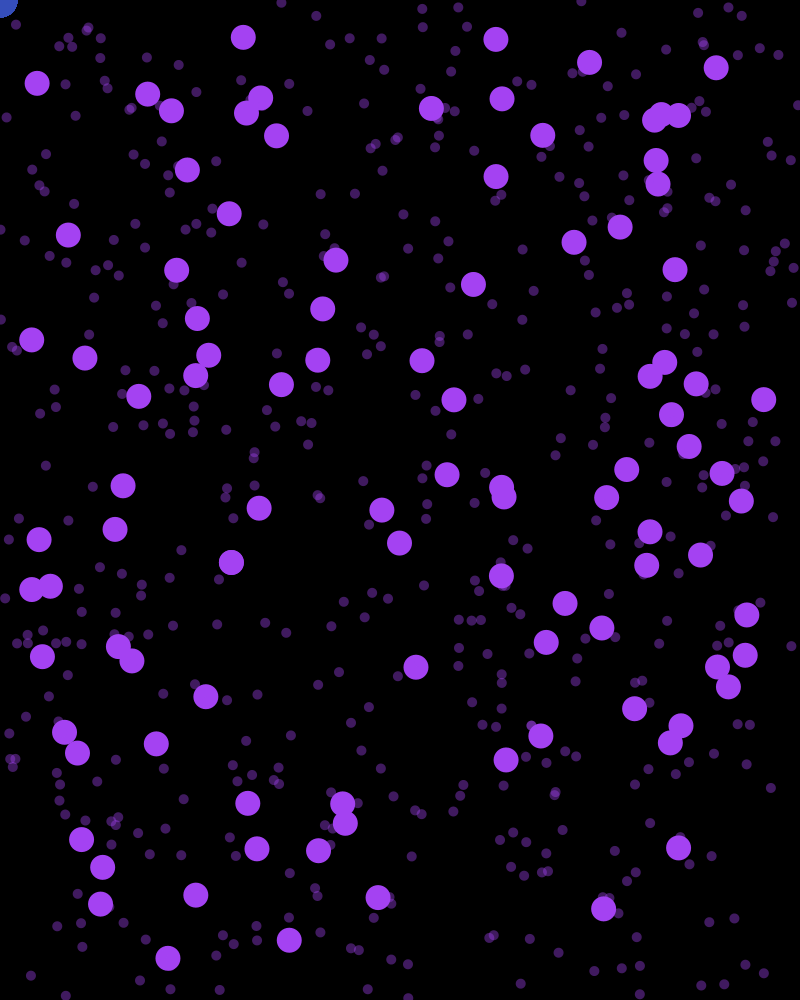
Frame 1 (no input)
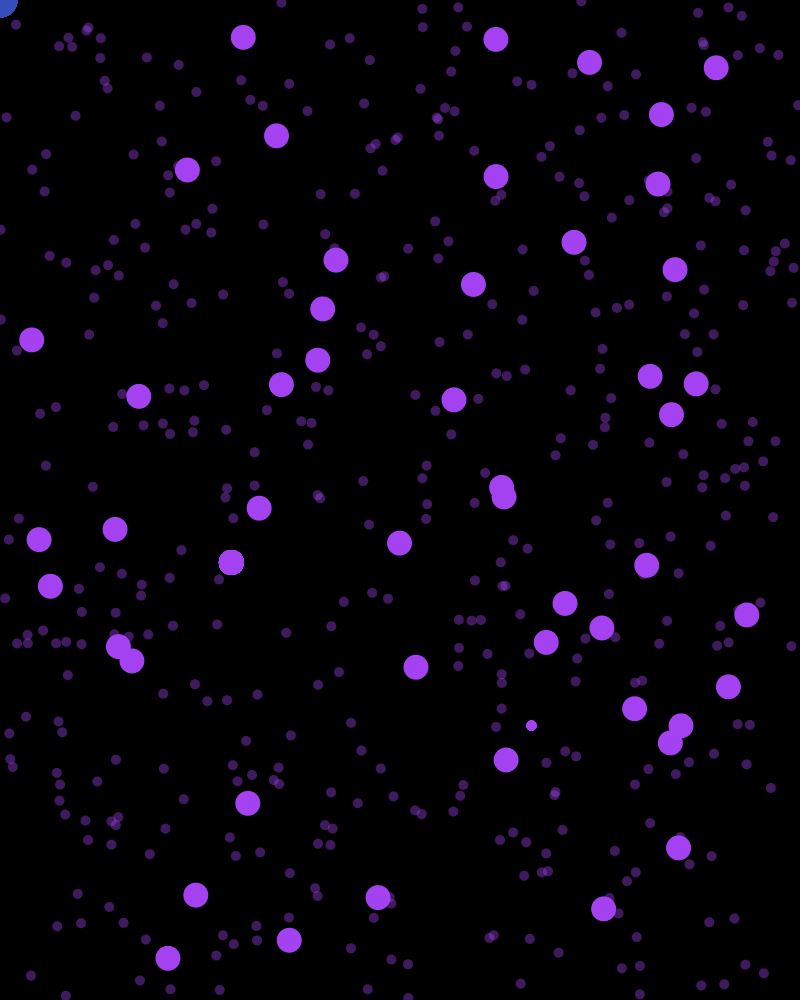
Frame 60 (the mouse pressed at the canvas centre just before this capture)
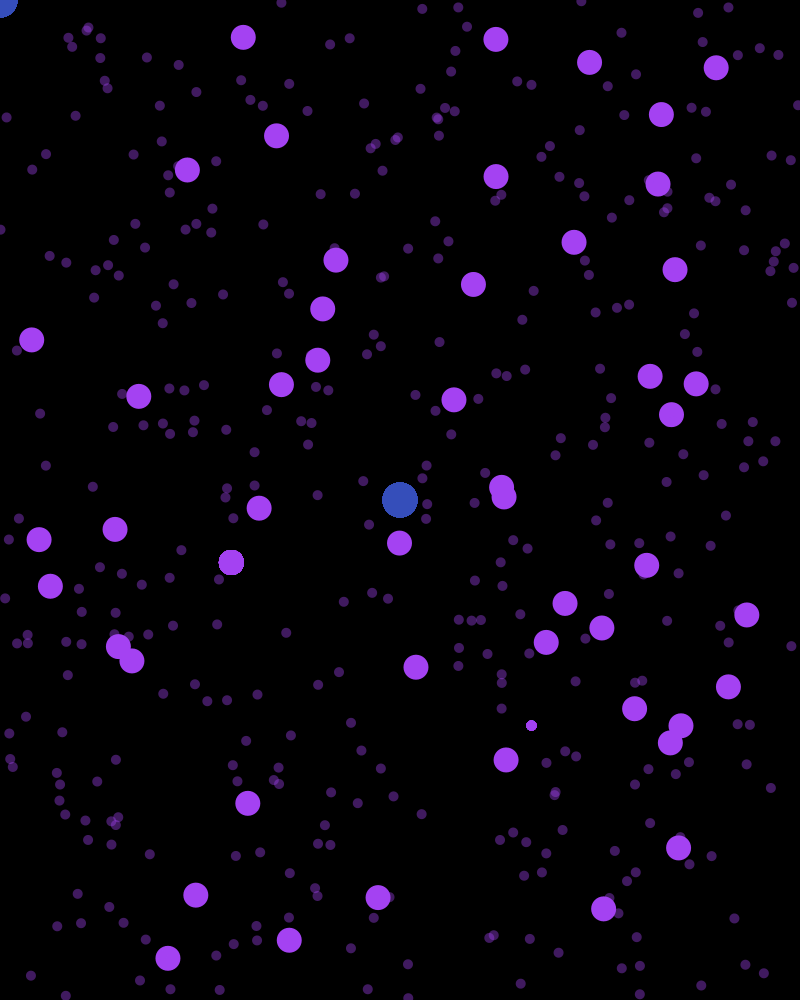
Frame 120 (the mouse held since frame 60 and released just before this capture)

The Processing sketch that drew these frames (run headless with seeded random() and noise(); from frame 60 on, the mouse is pressed at the canvas centre):

// Processing sketch: processing_43755
// ── processing_43755.pde

//VARIABLES
  float [] xNative = new float [500];
  float [] yNative = new float [500];
  float [] xKill = new float [100];
  float [] yKill = new float [100];
  float [] xColonist = new float [100];
  float [] yColonist = new float [100];
 
//COLOR VARIABLES
  color c = color(random(255), random(255),random(255));
 
//SETUP
  void setup() {
    size (800, 1000);
    smooth();
    noStroke();
 
 
//INITIALIZE NATIVES
 for (int i = 0; i < xNative.length; i++) {
    xNative[i] = random(0, 800);
    yNative[i] = random(0,1000);
   }
    
//INITIALIZE NATIVES TO KILL
  for (int i = 0; i < xKill.length; i++) {
    xKill[i] = random (30, 770);
    yKill[i] = random (30, 970);
  }

//INITIALIZE COLONISTS
  for (int i=0; i < xColonist.length; i++) {
    xColonist[i] = 0;
    yColonist[i] = 0;
  }
 }
 
 
 
//DRAW
  void draw() {
    background(0);
 
//SHIFT VALUES OF NATIVES
  for (int i = 0; i<xNative.length-1; i ++) {
    xNative[i] = xNative[i+1];
    yNative[i] = yNative[i+1];
  }

//SHIFT VALUES OF DEAD NATIVE
   for (int i = 0; i<xKill.length-i; i ++) {
    xKill[i] = xKill[i+1];
    yKill[i] = yKill[i+1];
  }
   
//SHIFT VALUES OF COLONISTS
 for (int i = 0; i<xColonist.length-1; i ++) {
    xColonist[i] = xColonist[i+1];
    yColonist[i] = yColonist[i+1];
  }
   
//COLONISTS DIRECTION BASED ON MOUSE
 xColonist[xColonist.length-1] = mouseX;
  yColonist[yColonist.length-1] = mouseY;
  
//DEAD NATIVE
  for(int i = 0; i<xKill.length; i++) {
    fill(c, 255);
    ellipse(xKill[i], yKill[i], 25, 25);
  }
  
//KILL NATIVES BASED ON COLONIST POSITION
//  if (mouseX>=((xKill[i])-50) && mouseX<=((xKill[i])+50) && mouseY>=((xKill[i])-50) && mouseY<=((xKill[i])+50)) {
//  yKill[i]=1500;
//  }
 
//DRAW IT
  //NATIVE
  for(int i = 0; i<xNative.length; i++) {
    fill(c, 100);
    ellipse(xNative[i], yNative[i], 10, 10);
  }
   
  //COLONIST 
  for(int i = 0; i<xColonist.length; i++) {
    fill(c*5);
    ellipse(xColonist[i], yColonist[i], 35, 35);
      
  }
}
